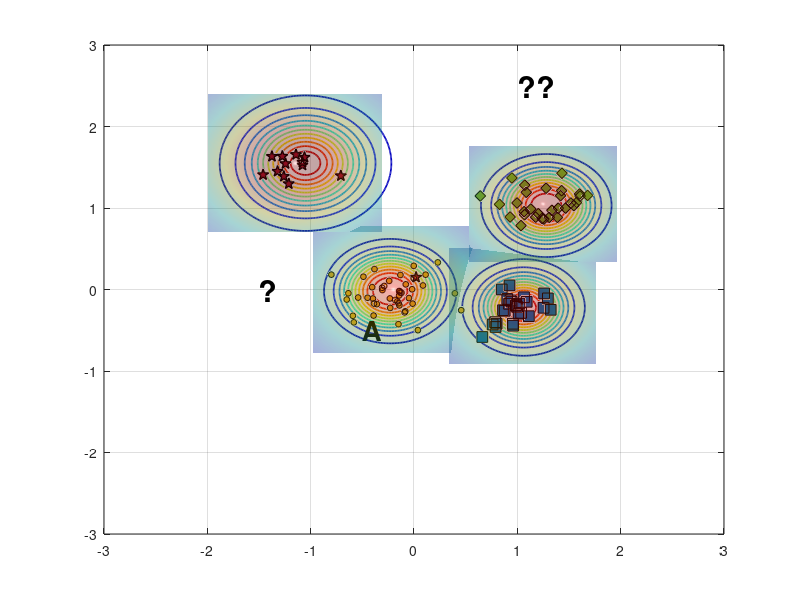

This chart was generated by the following MATLAB code: (Note: this script raises an error after producing the figure.)
%% Reproduce EVM-style demo figure (no toolboxes)
clear; close all; clc; rng(7);

% ---------- 1) 合成四类二维数据 ----------
% 类中心（大致对应图中位置）
C_star  = [-1.15  1.55];   % 红色星
C_diam  = [ 1.25  1.05];   % 绿色菱形
C_square= [ 1.05 -0.20];   % 蓝色方块
C_dot   = [-0.20  0.00];   % 蓝色小点（被 A 标注影响的那簇）

% 协方差（控制每簇形状）
S = @(sx,sy,rho)[sx^2 rho*sx*sy; rho*sx*sy sy^2];
Sig_star   = S(0.18,0.20, 0.05);
Sig_diam   = S(0.22,0.18,-0.10);
Sig_square = S(0.20,0.16, 0.05);
Sig_dot    = S(0.25,0.18, 0.00);

% 从高斯采样（不用 mvnrnd）
sample = @(N,mu,SIG) (randn(N,2)*chol(SIG,'lower') + mu);

X_star   = sample(12,C_star,   Sig_star);
X_diam   = sample(30,C_diam,   Sig_diam);
X_square = sample(28,C_square, Sig_square);
X_dot    = sample(45,C_dot,    Sig_dot);

% 加一个“离群星”靠近 A（见原图左中）
X_star = [X_star; 0.02 0.15];

% ---------- 2) 底面散点与样式 ----------
figure('Color','w','Position',[100,100,800,600]);
hold on; box on; grid on;
z0 = 0; % 所有散点都放在 z=0 的平面

% 确保按照绘制顺序叠放，便于把散点置顶
set(gca,'SortMethod','childorder');

h_star   = scatter3(X_star(:,1),  X_star(:,2),  z0+zeros(size(X_star,1),1),  70, ...
        'pentagram', 'filled', 'MarkerEdgeColor','k', 'MarkerFaceColor',[0.635294 0.0784314 0.184314], 'LineWidth',1.0); % 红色五角星 #A2142F
h_diam   = scatter3(X_diam(:,1),  X_diam(:,2),  z0+zeros(size(X_diam,1),1),  60, ...
        'd', 'filled', 'MarkerEdgeColor','k', 'MarkerFaceColor',[0.466667 0.674510 0.188235]); % 绿色菱形 #77AC30
h_square = scatter3(X_square(:,1),X_square(:,2),z0+zeros(size(X_square,1),1),60, ...
        's', 'filled', 'MarkerEdgeColor','k', 'MarkerFaceColor',[0 0.447059 0.741176]); % 蓝色正方形 #0072BD
h_dot    = scatter3(X_dot(:,1),   X_dot(:,2),   z0+zeros(size(X_dot,1),1),   18, ...
        'o', 'filled', 'MarkerEdgeColor','k', 'MarkerFaceColor',[0.929412 0.694118 0.125490]); % 黄色圆形 #EDB120


% ---------- 3) ψ-model 等值环（彩色同心） ----------
% 采用带形状参的径向函数 psi(r) = exp(-(r/s)^t)
psi = @(X,Y,cx,cy,s,t) exp( - ( sqrt((X-cx).^2 + (Y-cy).^2) ./ s ).^t );

% 选几处“极端向量/代表点”（包含 A 所在）
EV = [ -0.23 -0.02 ;   % A 对应蓝点极端向量
        1.06 -0.22 ;   % 蓝方块
        1.28  1.03 ;   % 绿菱形
       -1.05  1.55 ];  % 红星
scale = [0.42, 0.36, 0.40, 0.48];   % 各自 scale
shape = [2.6,  2.2,  2.4,  2.0];    % 各自 shape

% 网格
[xg,yg] = meshgrid(linspace(-3,3,400));
colormap(jet); caxis([0 1]);

% 等高线层级（红到蓝：高到低）
levels = linspace(1.0,0.05,12);

for k = 1:size(EV,1)
    Z = psi(xg,yg,EV(k,1),EV(k,2),scale(k),shape(k));
    [~, h] = contour(xg,yg,Z,levels);    % 直接画在底面，保持颜色映射
    set(h,'LineWidth',1.25);

    % 将等高线明确压到 z=0（兼容不同 MATLAB 版本）
    ch = get(h,'Children');
    for ic = 1:numel(ch)
        zd = get(ch(ic),'ZData');
        if ~isempty(zd)
            set(ch(ic),'ZData',zeros(size(zd))); % 强制贴在 z=0
        end
    end
end

% 标出 A 与问号
text(-0.5,-0.5,0,'A','FontWeight','bold','FontSize',20,'Color','k');
text( 1, 2.5,0,'??','FontWeight','bold','FontSize',22,'Color','k');
text( -1.5,0,0,'?','FontWeight','bold','FontSize',22,'Color','k');

% ---------- 4) 上方半透明“钟形面”（表示类支持/概率） ----------
% 用四个高斯穹顶，中心与各簇一致
gauss2 = @(X,Y,cx,cy,s) exp(-((X-cx).^2 + (Y-cy).^2)/(2*s^2));
tops  = {C_star, C_diam, C_square, C_dot};
sigT  = [0.65 0.55 0.55 0.60];
amp   = [1.05 0.95 0.90 0.85];

% 抬高穹顶，并缩小每个穹顶的覆盖范围（为每个穹顶使用局部网格）
zlift      = 0.18;   % 统一抬高量（不改变颜色映射）
spanFactor = 1.3;    % 每个穹顶半宽 = spanFactor * sigma（越小覆盖越小）
gridN      = 121;    % 局部网格分辨率

for i=1:4
    cx = tops{i}(1); cy = tops{i}(2);
    span = spanFactor * sigT(i);
    [xgi,ygi] = meshgrid(linspace(cx - span, cx + span, gridN), ...
                         linspace(cy - span, cy + span, gridN));

    Zt = amp(i) * gauss2(xgi,ygi,cx,cy,sigT(i));
    % 用 Zt 作为颜色，Zt+zlift 作为高度，从而抬高且保留原色
    s1 = surf(xgi,ygi, Zt + zlift, Zt, 'EdgeColor','none', 'FaceAlpha',0.35);
end
shading interp; camlight headlight; lighting gouraud;

% 将散点推到顶层
uistack([h_star h_diam h_square h_dot], 'top');

% ---------- 5) 轴、视角与观感 ----------
xlim([-2 2]); ylim([-1 3]); zlim([0 1.25]); view(-67,22);
axis vis3d; daspect([1 1 0.8]);
set(gca,'FontName','Times New Roman','FontSize',12,'LineWidth',1);
% xlabel('x'); ylabel('y'); zlabel('score / \psi');

% 网格和背景风格
grid on; 
% set(gca,'GridAlpha',0.2,'MinorGridAlpha',0.2);
